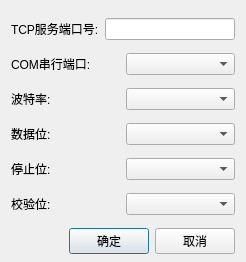
<?xml version="1.0" encoding="UTF-8"?>
<ui version="4.0">
 <class>Dialog_NewPair</class>
 <widget class="QDialog" name="Dialog_NewPair">
  <property name="geometry">
   <rect>
    <x>0</x>
    <y>0</y>
    <width>246</width>
    <height>262</height>
   </rect>
  </property>
  <property name="sizePolicy">
   <sizepolicy hsizetype="Preferred" vsizetype="Maximum">
    <horstretch>0</horstretch>
    <verstretch>0</verstretch>
   </sizepolicy>
  </property>
  <property name="windowTitle">
   <string>Dialog</string>
  </property>
  <layout class="QVBoxLayout" name="verticalLayout">
   <property name="bottomMargin">
    <number>1</number>
   </property>
   <item>
    <layout class="QHBoxLayout" name="horizontalLayout">
     <item>
      <widget class="QLabel" name="label">
       <property name="text">
        <string>TCP服务端口号:</string>
       </property>
       <property name="alignment">
        <set>Qt::AlignLeading|Qt::AlignLeft|Qt::AlignVCenter</set>
       </property>
      </widget>
     </item>
     <item>
      <widget class="QLineEdit" name="lineEdit_tcpPort"/>
     </item>
    </layout>
   </item>
   <item>
    <layout class="QHBoxLayout" name="horizontalLayout_2">
     <item>
      <widget class="QLabel" name="label_2">
       <property name="text">
        <string>COM串行端口:</string>
       </property>
       <property name="alignment">
        <set>Qt::AlignLeading|Qt::AlignLeft|Qt::AlignVCenter</set>
       </property>
      </widget>
     </item>
     <item>
      <widget class="QComboBox" name="comboBox_COM"/>
     </item>
    </layout>
   </item>
   <item>
    <layout class="QHBoxLayout" name="horizontalLayout_3">
     <item>
      <widget class="QLabel" name="label_3">
       <property name="text">
        <string>波特率:</string>
       </property>
       <property name="alignment">
        <set>Qt::AlignLeading|Qt::AlignLeft|Qt::AlignVCenter</set>
       </property>
      </widget>
     </item>
     <item>
      <widget class="QComboBox" name="comboBox_baudRate"/>
     </item>
    </layout>
   </item>
   <item>
    <layout class="QHBoxLayout" name="horizontalLayout_4">
     <item>
      <widget class="QLabel" name="label_4">
       <property name="text">
        <string>数据位:</string>
       </property>
       <property name="alignment">
        <set>Qt::AlignLeading|Qt::AlignLeft|Qt::AlignVCenter</set>
       </property>
      </widget>
     </item>
     <item>
      <widget class="QComboBox" name="comboBox_dataBits"/>
     </item>
    </layout>
   </item>
   <item>
    <layout class="QHBoxLayout" name="horizontalLayout_5">
     <item>
      <widget class="QLabel" name="label_5">
       <property name="text">
        <string>停止位:</string>
       </property>
       <property name="alignment">
        <set>Qt::AlignLeading|Qt::AlignLeft|Qt::AlignVCenter</set>
       </property>
      </widget>
     </item>
     <item>
      <widget class="QComboBox" name="comboBox_stopBits"/>
     </item>
    </layout>
   </item>
   <item>
    <layout class="QHBoxLayout" name="horizontalLayout_6">
     <item>
      <widget class="QLabel" name="label_6">
       <property name="text">
        <string>校验位:</string>
       </property>
       <property name="alignment">
        <set>Qt::AlignLeading|Qt::AlignLeft|Qt::AlignVCenter</set>
       </property>
      </widget>
     </item>
     <item>
      <widget class="QComboBox" name="comboBox_parity"/>
     </item>
    </layout>
   </item>
   <item>
    <layout class="QHBoxLayout" name="horizontalLayout_7">
     <item>
      <spacer name="horizontalSpacer">
       <property name="orientation">
        <enum>Qt::Horizontal</enum>
       </property>
       <property name="sizeHint" stdset="0">
        <size>
         <width>40</width>
         <height>20</height>
        </size>
       </property>
      </spacer>
     </item>
     <item>
      <widget class="QPushButton" name="pushButton">
       <property name="text">
        <string>确定</string>
       </property>
      </widget>
     </item>
     <item>
      <widget class="QPushButton" name="pushButton_2">
       <property name="text">
        <string>取消</string>
       </property>
      </widget>
     </item>
    </layout>
   </item>
  </layout>
 </widget>
 <resources/>
 <connections/>
</ui>
